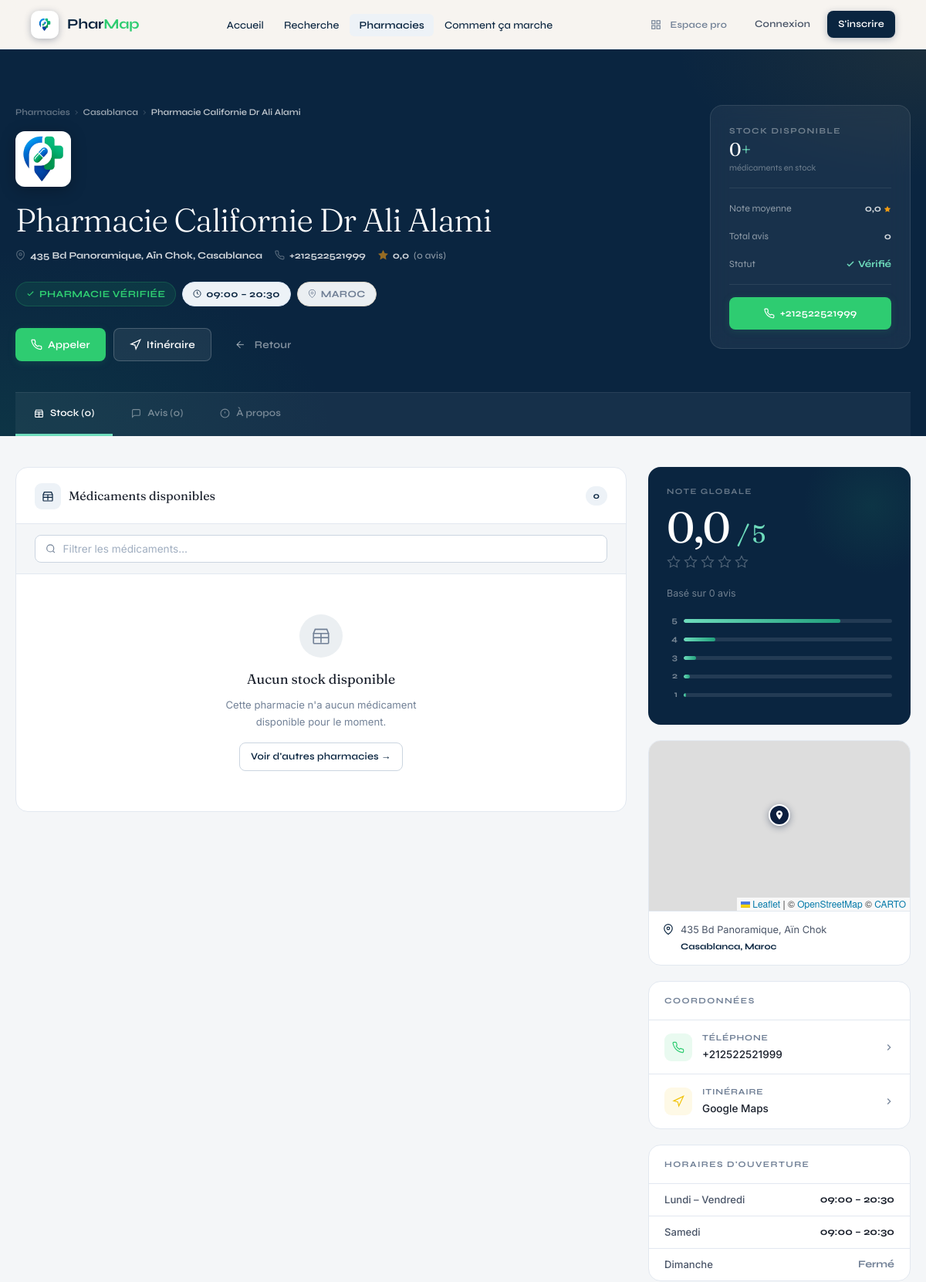
Before: /pharmacies/c4f85a15-dc63-444c-b42e-59bb5579e379/ (upper part) with the older database file.
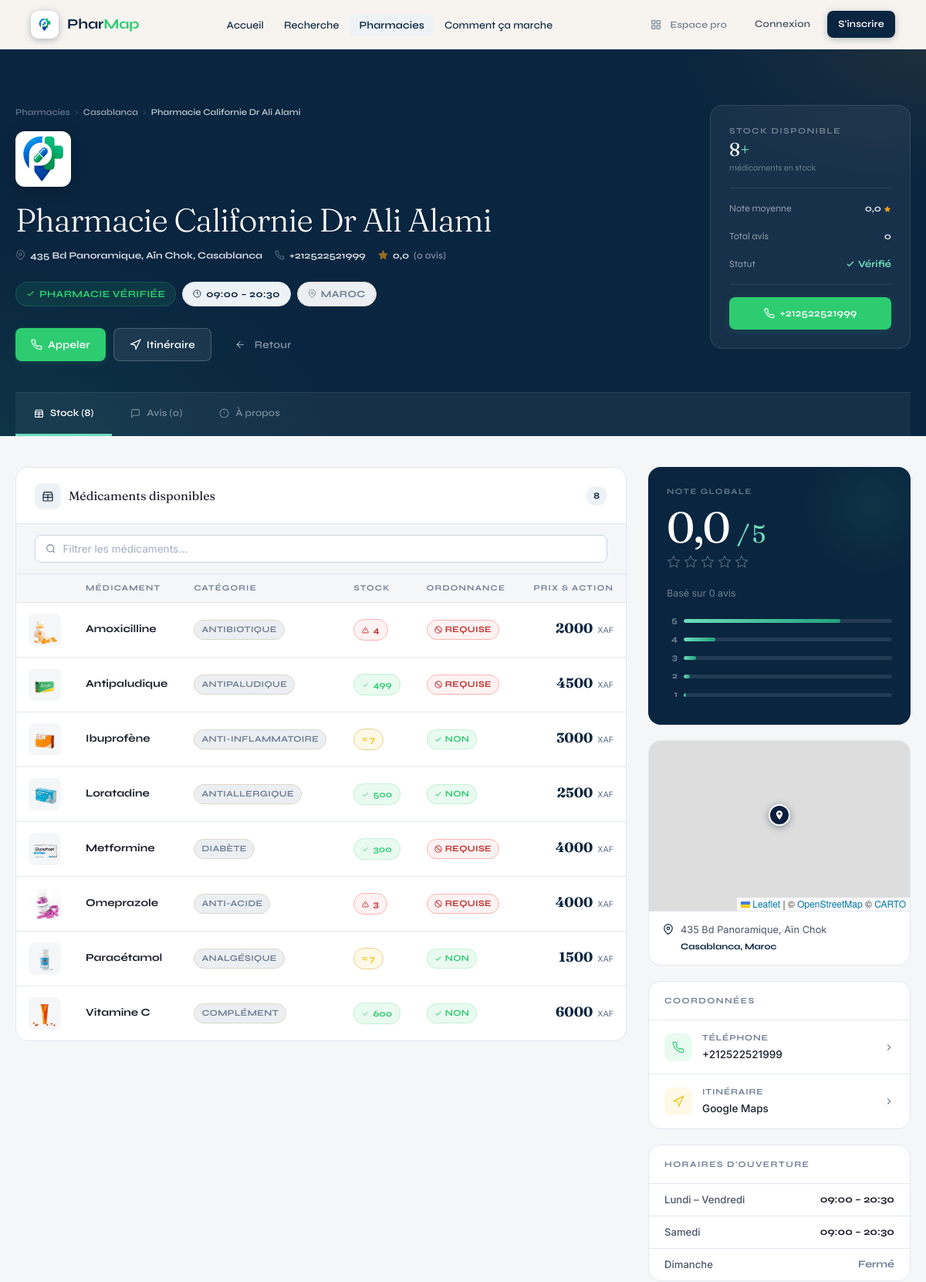
After: the same page with the newer database file.
### medications/models.py (models this page shows, shortened)
class PharmacyMedication(models.Model):
    id = models.UUIDField(primary_key=True, default=uuid.uuid4, editable=False)
    pharmacy = models.ForeignKey(
        "pharmacies.Pharmacy",
        on_delete=models.CASCADE,
        related_name="stocks"
    )
    medication = models.ForeignKey(
        Medication,
        on_delete=models.CASCADE,
        related_name="pharmacy_stocks"
    )
    quantity = models.PositiveIntegerField(default=0, verbose_name="Quantité")
    price = models.DecimalField(
        max_digits=10,
        decimal_places=2,
        verbose_name="Prix (FCFA)"
    )
    is_available = models.BooleanField(default=True, verbose_name="Disponible")
    updated_at = models.DateTimeField(auto_now=True, verbose_name="Dernière mise à jour")
    class Meta:
        unique_together = ("pharmacy", "medication")
        verbose_name = "Stock Pharmacie"
        verbose_name_plural = "Stocks Pharmacies"

class Medication(models.Model):
    id = models.UUIDField(primary_key=True, default=uuid.uuid4, editable=False)
    category = models.ForeignKey(
        MedicationCategory,
        on_delete=models.SET_NULL,
        null=True,
        related_name="medications",
        verbose_name="Catégorie"
    )
    name = models.CharField(max_length=255, verbose_name="Nom du médicament")
    description = models.TextField(blank=True, verbose_name="Description")
    manufacturer = models.CharField(max_length=255, blank=True, verbose_name="Laboratoire")
    requires_prescription = models.BooleanField(default=False, verbose_name="Ordonnance requise")
    is_rare = models.BooleanField(default=False, verbose_name="Médicament rare")
    image = models.ImageField(
        upload_to="medications/",
        null=True,
        blank=True,
        verbose_name="Image"
    )
    created_at = models.DateTimeField(auto_now_add=True, verbose_name="Date de création")
    class Meta:
        verbose_name_plural = "Médicaments"
        ordering = ['name']

class MedicationCategory(models.Model):
    id = models.UUIDField(primary_key=True, default=uuid.uuid4, editable=False)
    name = models.CharField(max_length=150)
    slug = models.SlugField(unique=True)
    class Meta:
        verbose_name_plural = "Catégories de médicaments"

### pharmacies/views.py (the view)
# urls.py: path('<str:pharmacy_id>/', views.pharmacy_detail, name='pharmacy_detail'),
def pharmacy_detail(request, pharmacy_id):
    pharmacy = get_object_or_404(Pharmacy, id=pharmacy_id)
    stocks = (
        Stock.objects
        .filter(pharmacy=pharmacy, quantity__gt=0, is_available=True)
        .select_related('medication', 'medication__category')
        .order_by('medication__name')
    )
    reviews = (
        PharmacyReview.objects
        .filter(pharmacy=pharmacy)
        .select_related('patient')
        .order_by('-created_at')[:5]
    )
    total_reviews_count = pharmacy.total_reviews
    distribution = []
    if total_reviews_count > 0:
        for star in range(5, 0, -1):
            count = PharmacyReview.objects.filter(pharmacy=pharmacy, rating=star).count()
            pct = round((count / total_reviews_count) * 100)
            distribution.append({"star": star, "count": count, "pct": pct})
    else:
        distribution = [(5, 0), (4, 0), (3, 0), (2, 0), (1, 0)]
    map_markers = []
    try:
        map_markers = [{
            'lat':   float(pharmacy.latitude),
            'lng':   float(pharmacy.longitude),
            'name':  pharmacy.name,
            'color': '#0C1F3F' if pharmacy.is_verified else '#718096',
        }]
    except (AttributeError, TypeError, ValueError):
        pass
    context = {
        'pharmacy': pharmacy,
        'stocks':   stocks,
        'reviews':  reviews,
        'distribution': distribution, # Pour les barres d'histogramme
        'sibars':   distribution,     # Alias pour compatibilité template
        'sibar2':   distribution,     # Alias pour compatibilité template
        'map_center_json': json.dumps(
            [float(pharmacy.latitude), float(pharmacy.longitude)]
            if pharmacy.latitude and pharmacy.longitude
            else [0.3924, 9.4536],
            cls=DjangoJSONEncoder
        ),
        'map_zoom':         15,
        'map_markers_json': json.dumps(map_markers, cls=DjangoJSONEncoder),
    }
    return render(request, 'pharmacies/pharmacy_detail.html', context)

### templates/pharmacies/pharmacy_detail.html (shortened to what the changed rows need)
{% extends "base.html" %}
{% load static %}
{% block content %}
<section class="pd-hero">
  <div class="container">
    <div class="pd-hero-inner">
      <div>
        <h1 class="pd-hero-name">{{ pharmacy.name }}</h1>
      </div>
      <div class="pd-hero-side">
        <div>
          <div class="pd-side-title">Stock disponible</div>
          <div class="pd-side-val">{{ stocks|length }}<span>+</span></div>
          <div class="pd-side-sub">médicaments en stock</div>
        </div>
      </div>
    </div>
    <div class="pd-tabs">
      <a class="pd-tab active" data-target="tab-stock" href="#stock">
        Stock ({{ stocks|length }})
      </a>
      <a class="pd-tab" data-target="tab-reviews" href="#reviews">
        <svg width="13" height="13" viewBox="0 0 24 24" fill="none" stroke="currentColor" stroke-width="2" style="display:inline-block;vertical-align:middle;margin-right:5px;">
          <path d="M21 15a2 2 0 0 1-2 2H7l-4 4V5a2 2 0 0 1 2-2h14a2 2 0 0 1 2 2z"/>
        </svg>
        Avis ({{ pharmacy.total_reviews }})
      </a>
      {% if pharmacy.description %}
      <a class="pd-tab" data-target="tab-about" href="#about">
        <svg width="13" height="13" viewBox="0 0 24 24" fill="none" stroke="currentColor" stroke-width="2" style="display:inline-block;vertical-align:middle;margin-right:5px;">
          <circle cx="12" cy="12" r="10"/>
          <line x1="12" y1="8" x2="12" y2="12"/>
          <line x1="12" y1="16" x2="12.01" y2="16"/>
        </svg>
        À propos
      </a>
      {% endif %}
    </div>
  </div>
</section>
<div class="pd-body">
  <div class="container">
    <div class="pd-layout">
      <div style="min-width:0;">
        <div id="tab-stock" class="pd-tab-pane">
          <div class="pd-section">
            <div class="pd-section-head">
              <div class="pd-section-title">
                <div class="pd-section-icon" style="background:var(--navy-pale);">
                </div>
                Médicaments disponibles
              </div>
              <span class="pd-section-count" id="stockCount">{{ stocks|length }}</span>
            </div>
            {% if stocks %}
              <table class="pd-stock-table" id="stockTable">
                <thead>
                  <tr>
                    <th style="width:44px;"></th>
                    <th>Médicament</th>
                    <th>Catégorie</th>
                    <th>Stock</th>
                    <th>Ordonnance</th>
                    <th>Prix & Action</th>
                  </tr>
                </thead>
                <tbody>
                  {% for stock in stocks %}
                  <tr class="pd-stock-row" data-name="{{ stock.medication.name|lower }}">
                    <td>
                      <div class="pd-stock-med-img">
                        {% if stock.medication.image %}
                          <img src="{{ stock.medication.image.url }}"
                               alt="{{ stock.medication.name }}"
                               style="width:100%;height:100%;object-fit:contain;border-radius:6px;" />
                        {% else %}
                          <svg width="22" height="22" viewBox="0 0 24 24" fill="none" stroke="var(--ink-5)" stroke-width="1.5">
                            <rect x="10" y="2" width="4" height="20" rx="2"/>
                            <rect x="2" y="10" width="20" height="4" rx="2"/>
                          </svg>
                        {% endif %}
                      </div>
                    </td>
                    <td>
                      <div class="pd-stock-med-name">{{ stock.medication.name }}</div>
                    </td>
                    <td>
                      {% if stock.medication.category %}
                        <span class="badge badge-sand">{{ stock.medication.category.name }}</span>
                      {% else %}
                        <span style="color:var(--ink-5);font-size:.78rem;">—</span>
                      {% endif %}
                    </td>
                    <td>
                      {% if stock.quantity >= 20 %}
                        <span class="pd-qty-chip pd-qty-high">
                          <svg width="9" height="9" viewBox="0 0 24 24" fill="none" stroke="currentColor" stroke-width="2.5">
                            <polyline points="20 6 9 17 4 12"/>
                          </svg>
                          {{ stock.quantity }}
                        </span>
                      {% elif stock.quantity >= 5 %}
                        <span class="pd-qty-chip pd-qty-medium">
                          ≈ {{ stock.quantity }}
                        </span>
                      {% else %}
                        <span class="pd-qty-chip pd-qty-low">
                          <svg width="9" height="9" viewBox="0 0 24 24" fill="none" stroke="currentColor" stroke-width="2.5">
                            <path d="M10.29 3.86L1.82 18a2 2 0 0 0 1.71 3h16.94a2 2 0 0 0 1.71-3L13.71 3.86a2 2 0 0 0-3.42 0z"/>
                            <line x1="12" y1="9" x2="12" y2="13"/>
                            <line x1="12" y1="17" x2="12.01" y2="17"/>
                          </svg>
                          {{ stock.quantity }}
                        </span>
                      {% endif %}
                    </td>
                    <td>
                      {% if stock.medication.requires_prescription %}
                        <span class="badge badge-red" style="display:inline-flex; align-items:center; gap:4px;">
                          <svg width="10" height="10" viewBox="0 0 24 24" fill="none" stroke="currentColor" stroke-width="2.5">
                            <circle cx="12" cy="12" r="10"/>
                            <line x1="4.93" y1="4.93" x2="19.07" y2="19.07"/>
                          </svg>
                          Requise
                        </span>
                      {% else %}
                        <span class="badge badge-green" style="display:inline-flex; align-items:center; gap:4px;">
                          <svg width="10" height="10" viewBox="0 0 24 24" fill="none" stroke="currentColor" stroke-width="2.5">
                            <polyline points="20 6 9 17 4 12"/>
                          </svg>
                          Non
                        </span>
                      {% endif %}
                    </td>
                    <td>
                      <div style="display:flex;align-items:center;gap:12px;justify-content:flex-end;">
                        <div>
                          <span class="pd-price">{{ stock.price|floatformat:0 }}</span>
                          <span class="pd-price-currency">XAF</span>
                        </div>
                      </div>
                    </td>
                  </tr>
                  {% endfor %}
                </tbody>
              </table>
            {% else %}
              <div class="pd-stock-empty">
                <div class="pd-stock-empty-icon">
                  <svg width="26" height="26" viewBox="0 0 24 24" fill="none" stroke="var(--ink-4)" stroke-width="1.5">
                    <path d="M3 9h18v11a1 1 0 0 1-1 1H4a1 1 0 0 1-1-1V9z"/>
                    <path d="M3 9l2-5h14l2 5"/>
                    <line x1="12" y1="9" x2="12" y2="20"/>
                    <line x1="3" y1="14" x2="21" y2="14"/>
                  </svg>
                </div>
                <div style="font-family:'Fraunces',serif;font-size:1.1rem;color:var(--ink);margin-bottom:8px;">
                  Aucun stock disponible
                </div>
                <p style="font-size:.82rem;color:var(--ink-4);line-height:1.7;max-width:260px;margin:0 auto 16px;">
                  Cette pharmacie n'a aucun médicament disponible pour le moment.
                </p>
                <a href="{% url 'pharmacies:search' %}" class="btn btn-outline btn-sm">
                  Voir d'autres pharmacies →
                </a>
              </div>
            {% endif %}
          </div>
        </div>
      </div>
      <div class="pd-sidebar">
        <div class="pd-rating-card">
          <div class="pd-rating-stars-row">
            {% for i in "12345" %}
              <span class="pd-rating-star">
                {% if forloop.counter <= pharmacy.average_rating %}
                  <svg width="18" height="18" viewBox="0 0 24 24" fill="var(--gold)" stroke="none">
                    <polygon points="12 2 15.09 8.26 22 9.27 17 14.14 18.18 21.02 12 17.77 5.82 21.02 7 14.14 2 9.27 8.91 8.26 12 2"/>
                  </svg>
                {% else %}
                  <svg width="18" height="18" viewBox="0 0 24 24" fill="none" stroke="rgba(255,255,255,0.3)" stroke-width="1.5">
                    <polygon points="12 2 15.09 8.26 22 9.27 17 14.14 18.18 21.02 12 17.77 5.82 21.02 7 14.14 2 9.27 8.91 8.26 12 2"/>
                  </svg>
                {% endif %}
              </span>
            {% endfor %}
          </div>
        </div>
      </div>
    </div>
  </div>
</div>
{% endblock %}

Changed rows visible on the page:
added PharmacyMedication: medication.image (picture), medication.name "Amoxicilline", medication.category.name "ANTIBIOTIQUE", quantity "4", shows "REQUISE", price "2000"
added PharmacyMedication: medication.image (picture), medication.name "Antipaludique", medication.category.name "ANTIPALUDIQUE", quantity "499", shows "REQUISE", price "4500"
added PharmacyMedication: medication.image (picture), medication.name "Ibuprofène", medication.category.name "ANTI-INFLAMMATOIRE", quantity "7", shows "NON", price "3000"
added PharmacyMedication: medication.image (picture), medication.name "Loratadine", medication.category.name "ANTIALLERGIQUE", quantity "500", shows "NON", price "2500"
added PharmacyMedication: medication.image (picture), medication.name "Metformine", medication.category.name "DIABÈTE", quantity "300", shows "REQUISE", price "4000"
added PharmacyMedication: medication.image (picture), medication.name "Omeprazole", medication.category.name "ANTI-ACIDE", quantity "3", shows "REQUISE", price "4000"
added PharmacyMedication: medication.image (picture), medication.name "Paracétamol", medication.category.name "ANALGÉSIQUE", quantity "7", shows "NON", price "1500"
added PharmacyMedication: medication.image (picture), medication.name "Vitamine C", medication.category.name "COMPLÉMENT", quantity "600", shows "NON", price "6000"
Other visible differences:
{{ stocks|length }}: "0" → "8"
text no longer shown: "Aucun stock disponible Cette pharmacie n'a aucun médicament disponible pour le moment. Voir d'autres pharmacies →"
text now shown: "MÉDICAMENT CATÉGORIE STOCK ORDONNANCE PRIX & ACTION"
